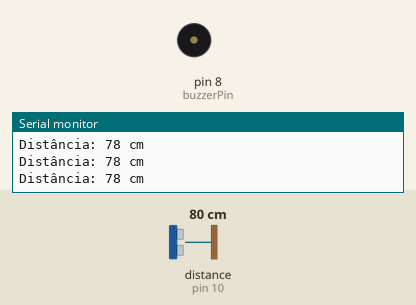
The sketch below on a simulated Arduino Uno, built with avr-gcc and run on an emulated ATmega328P. Parts: buzzer (waves = sounding, pin HIGH), the last lines printed to the serial monitor. Wiring (inferred from the names in the program): ultrasonic range finder: trigger pin 9; echo pin 10. The test bench sets the inputs (shaded band); at power-on: distance to the obstacle (sensor on pin 10) 80 cm. The echo pulse lasts 58.3 µs per cm; pins used as bus, display or sensor lines are not drawn.

Above: at 1.2 s.
1.3 s: distance to the obstacle (sensor on pin 10) set to 7 cm
2.8 s: distance to the obstacle (sensor on pin 10) set to 4 cm
At 3.9 s:
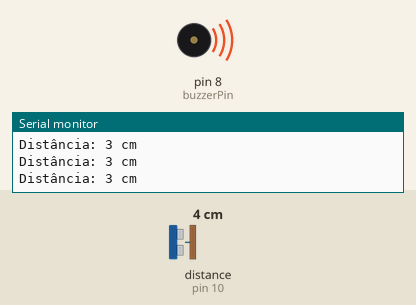
4.3 s: distance to the obstacle (sensor on pin 10) set to 9 cm
At 5.4 s:
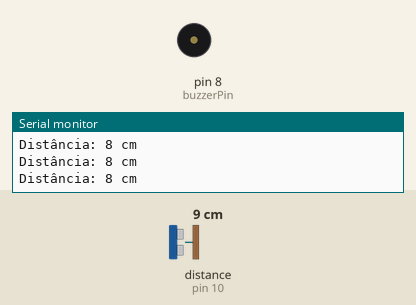
5.9 s: distance to the obstacle (sensor on pin 10) set to 2 cm
At 7.0 s:
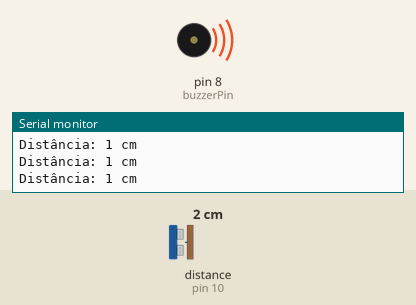
Timing chart, 0 to 8.5 s (numbered marks = the images above; inputs shaded):
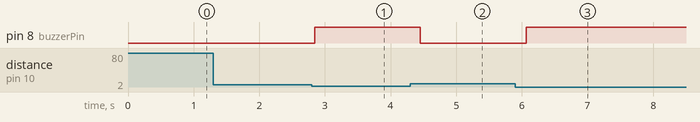

The sketch:

Ativid10.ino
```cpp
// Pinos do sensor
const int trigPin = 9;
const int echoPin = 10;

// Pino do buzzer
const int buzzerPin = 8;

// Variáveis para cálculo de distância
long duration;
int distance;

void setup() {
  pinMode(trigPin, OUTPUT);
  pinMode(echoPin, INPUT);
  pinMode(buzzerPin, OUTPUT);

  Serial.begin(9600); // (opcional) para debug via monitor serial
}

void loop() {
  // Enviar pulso de trigger
  digitalWrite(trigPin, LOW);
  delayMicroseconds(2);
  digitalWrite(trigPin, HIGH);
  delayMicroseconds(10);
  digitalWrite(trigPin, LOW);

  // Ler tempo de resposta (echo)
  duration = pulseIn(echoPin, HIGH);

  // Calcular distância em cm
  distance = duration * 0.034 / 2;

  Serial.print("Distância: ");
  Serial.print(distance);
  Serial.println(" cm");

  // Verificar distância e ativar buzzer
  if (distance > 0 && distance < 5) {
    digitalWrite(buzzerPin, HIGH); // Ativa alarme
  } else {
    digitalWrite(buzzerPin, LOW);  // Desliga alarme
  }

  delay(200); // Leitura a cada 200ms
}
```

Measured:
- the behaviour switches between 6 and 5 cm on distance to the obstacle (sensor on pin 10) (found by bisection; images 0 and 1)
- after the input at 2.8 s, pin 8 (buzzerPin): LOW → HIGH after 0.05 s
- after the input at 4.3 s, pin 8 (buzzerPin): HIGH → LOW after 0.16 s
- after the input at 5.9 s, pin 8 (buzzerPin): LOW → HIGH after 0.16 s
